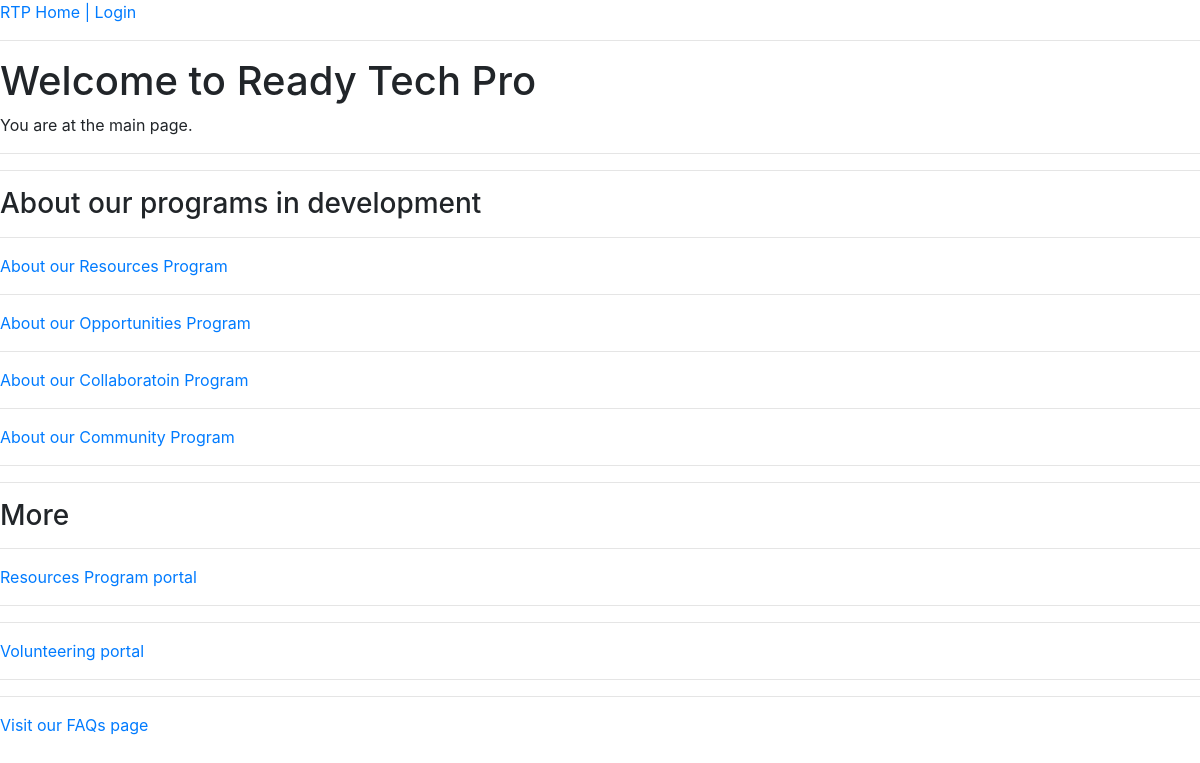
The page / on the database its author committed.
### sitecore/models.py (models this page shows, shortened)
class Page(models.Model):
    title = models.CharField(max_length=50)
    label = models.SlugField(max_length=50, unique=True, null=True, blank=True)

### sitecore/views.py (the view)
# urls.py: path('', views.index, name='index'),
def index(request):
    about_pages = Page.objects.all()
    context = {'about_pages': about_pages}
    return render(request, 'sitecore/index.html', context)

### sitecore/templates/sitecore/index.html
{% extends "sitecore/base.html" %}
{% block content %}
<h1>Welcome to Ready Tech Pro</h1>
<p>You are at the main page.</p>
<hr>
<hr>
{% if about_pages %}
<h3>About our programs in development</h3>
<hr>
{% for page in about_pages %}
<a href="{% url 'sitecore:about-program-detail' page.label %}">About our {{ page.title }} Program</a><br>
<hr>
{% endfor %}
<hr>
{% endif %}
<h3>More</h3>
<hr>
<a href="{% url 'resources:index' %}">Resources Program portal</a>
<hr>
<hr>
<a href="{% url 'volunteering:index' %}">Volunteering portal</a>
<hr>
<hr>
<a href="{% url 'sitecore:faq' %}">Visit our FAQs page</a>
{% endblock content %}

### sitecore/templates/sitecore/base.html (style rules this page uses)
body { font-family: sans-serif; }

### rows shown on the page
Page: title "Resources"
Page: title "Opportunities"
Page: title "Collaboratoin"
Page: title "Community"
